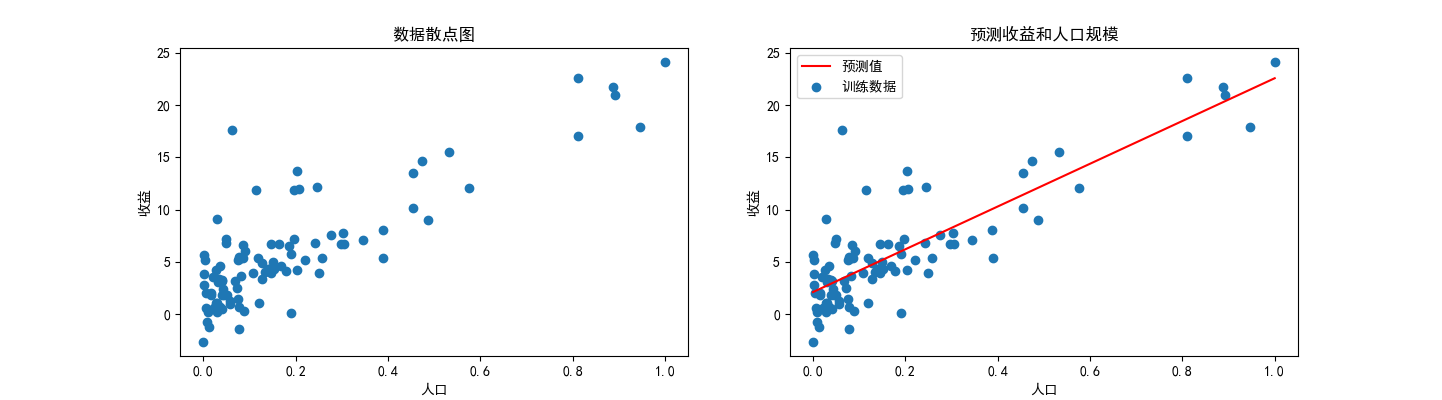

Here is the Python script that generated this plot:
import numpy as np
import matplotlib.pyplot as plt
import pandas as pd
from matplotlib import rcParams

config = {
    "mathtext.fontset":'stix',
    "font.family":'serif',
    "font.serif": ['SimHei'],
    "font.size": 10,   # 字号，大家自行调节
    'axes.unicode_minus': False # 处理负号，即-号
}
rcParams.update(config)


path = r"C:\Users\邢永远\OneDrive\桌面\regress_data1.csv"
data = pd.read_csv(path)

cols = data.shape[1]
X_data = data.iloc[:, :cols - 1]  # X是所有行，去掉最后一列， 未标准化
y_data = data.iloc[:, cols - 1:]  # X是所有行，最后一列

X_data=(X_data-X_data['人口'].min())/(X_data['人口'].max()-X_data['人口'].min())
X_data.insert(0, 'Ones', 1)

X = X_data.values
Y = y_data.values

W = np.linalg.inv(X.T @ X) @ X.T @ Y

x = np.linspace(X_data['人口'].min(), X_data['人口'].max(), 100)
f = W[0, 0] + (W[1, 0] * x)

fig, (ax1, ax2) = plt.subplots(1, 2, figsize=(15, 4))  # 创建一个包含两个子图的图形

# 在第一个子图中绘制散点图
ax1.scatter(X_data['人口'], y_data['收益'])
ax1.set_xlabel('人口')
ax1.set_ylabel('收益')
ax1.set_title('数据散点图')

ax2.plot(x, f, 'r', label='预测值')
ax2.scatter(X_data['人口'], y_data['收益'], label='训练数据')
ax2.legend(loc=2)
ax2.set_xlabel('人口')
ax2.set_ylabel('收益')
ax2.set_title('预测收益和人口规模')
plt.show()
